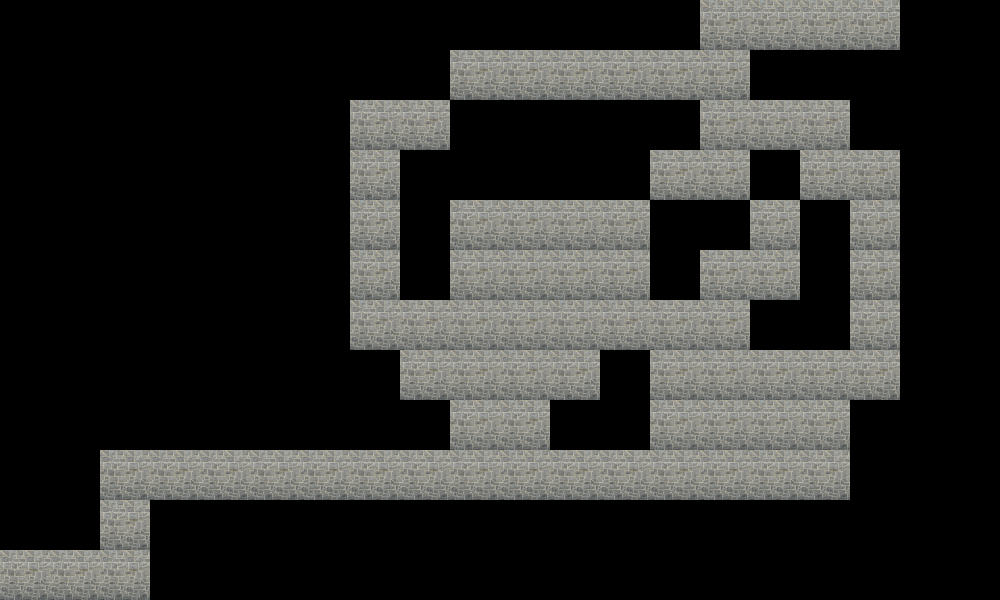

Rendered tile map (Tiled .tmx) drawn with the repository's tilesets; below, a short description and the full map source, tile grids included:
An orthogonal 20x12 tile map with 50x50 px tiles, 1 tile layer (Tile Layer 1).

<map version="1.9" tiledversion="1.9.0" orientation="orthogonal" renderorder="right-down" width="20" height="12" tilewidth="50" tileheight="50" infinite="0" nextlayerid="3" nextobjectid="1">
 <tileset firstgid="1" source="tile_02.tsx" />
 <layer id="2" name="Tile Layer 1" width="20" height="12">
  <data encoding="csv">
0,0,0,0,0,0,0,0,0,0,0,0,0,0,1,1,1,1,0,0,
0,0,0,0,0,0,0,0,0,1,1,1,1,1,1,0,0,0,0,0,
0,0,0,0,0,0,0,1,1,0,0,0,0,0,1,1,1,0,0,0,
0,0,0,0,0,0,0,1,0,0,0,0,0,1,1,0,1,1,0,0,
0,0,0,0,0,0,0,1,0,1,1,1,1,0,0,1,0,1,0,0,
0,0,0,0,0,0,0,1,0,1,1,1,1,0,1,1,0,1,0,0,
0,0,0,0,0,0,0,1,1,1,1,1,1,1,1,0,0,1,0,0,
0,0,0,0,0,0,0,0,1,1,1,1,0,1,1,1,1,1,0,0,
0,0,0,0,0,0,0,0,0,1,1,0,0,1,1,1,1,0,0,0,
0,0,1,1,1,1,1,1,1,1,1,1,1,1,1,1,1,0,0,0,
0,0,1,0,0,0,0,0,0,0,0,0,0,0,0,0,0,0,0,0,
1,1,1,0,0,0,0,0,0,0,0,0,0,0,0,0,0,0,0,0
</data>
 </layer>
</map>